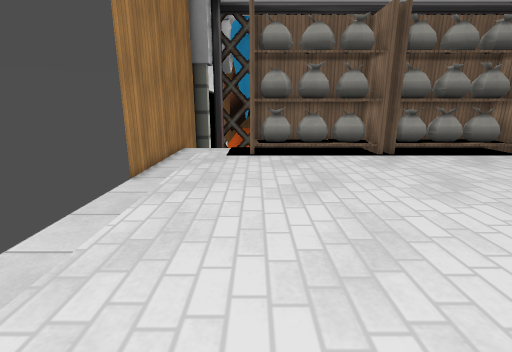
view 1 (above)

23 first-person views from a walk through a Godot game level. The camera is 1.4 m above the floor, tilts 14° down and sees 85° across. The floor is counted in squares, 0.5 m on a side. Each view is taken from the middle of a square. On the plan, view 1 faces up. The plan holds only what a view shows up to about 19 squares ahead; the rest is blank. The place goes on beyond the plan. Some surface patterns are stand-ins.

view 2
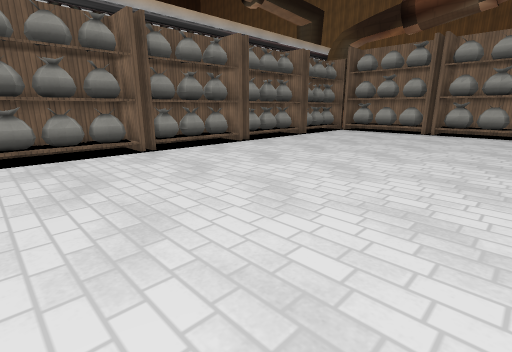

view 3
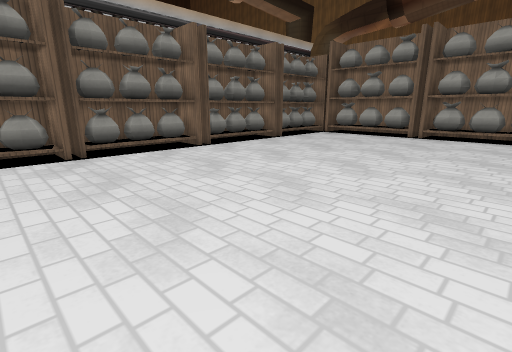

view 4
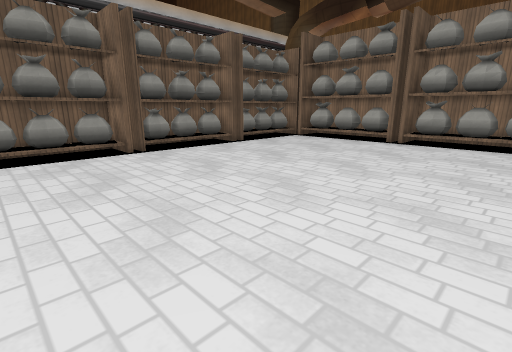

view 5
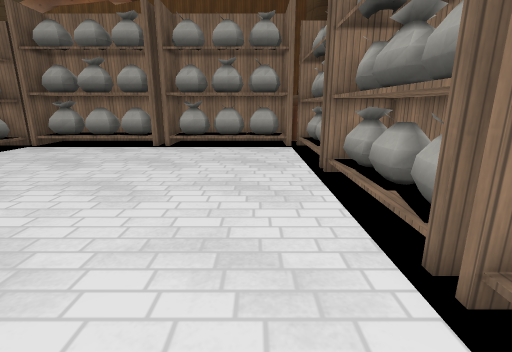

view 6
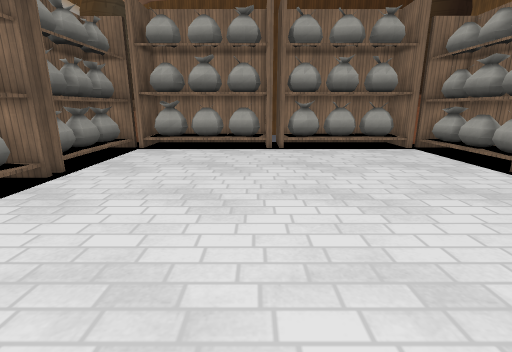

view 7
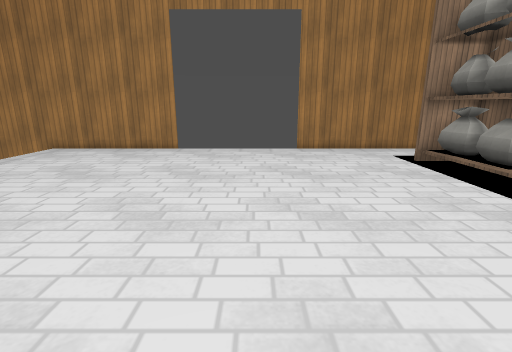

view 8
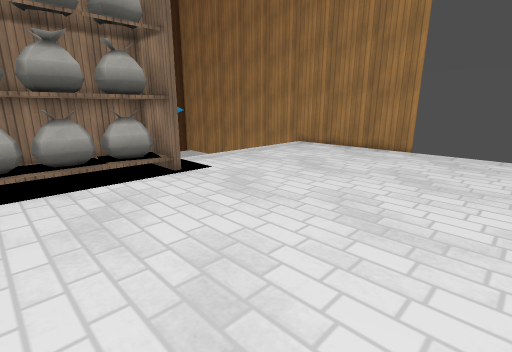

view 9
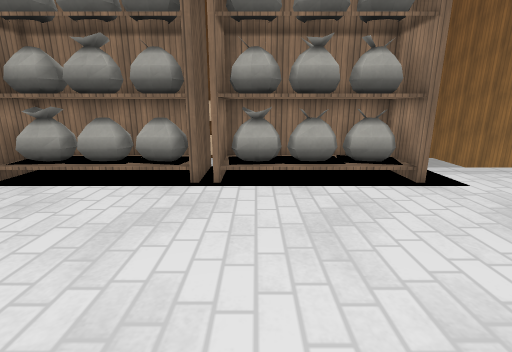

view 10
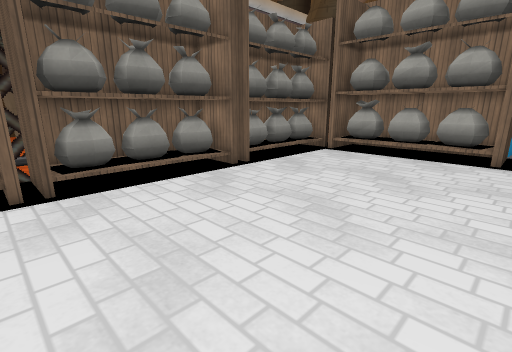

view 11
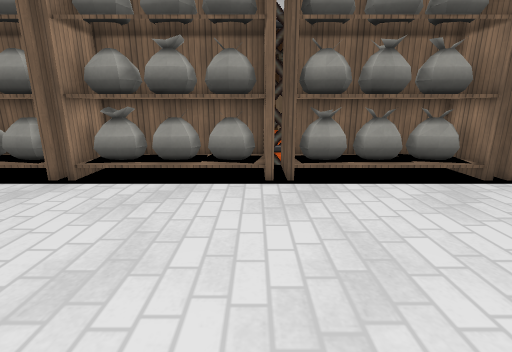

view 12
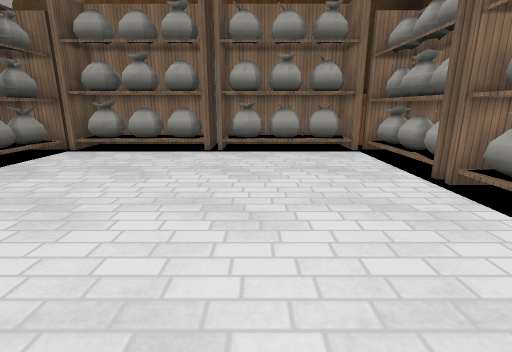

view 13
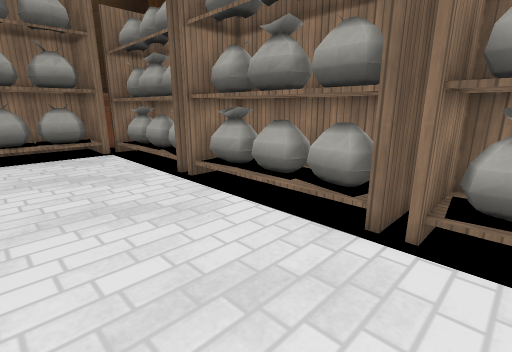

view 14
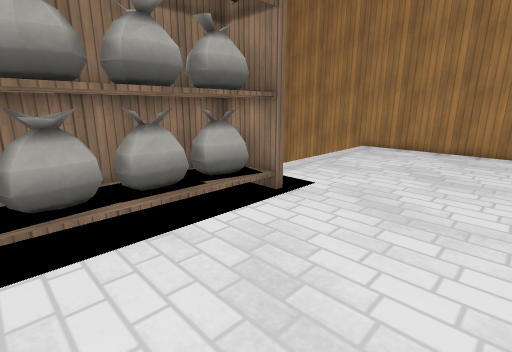

view 15
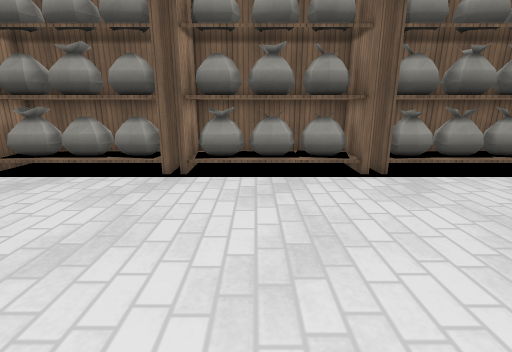

view 16
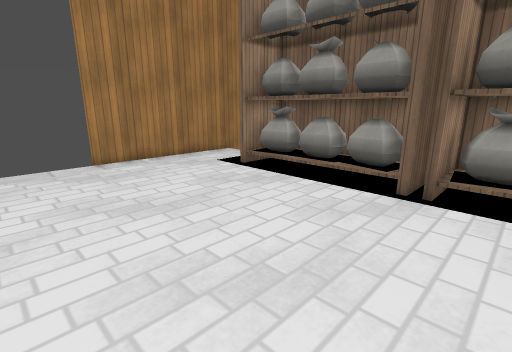

view 17
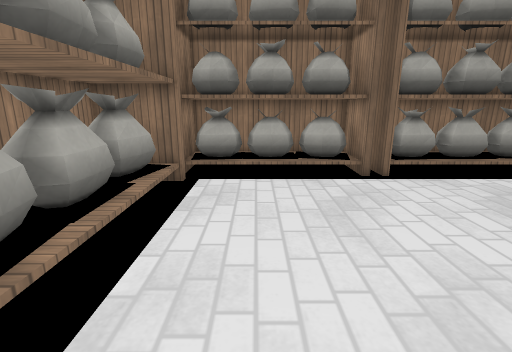

view 18
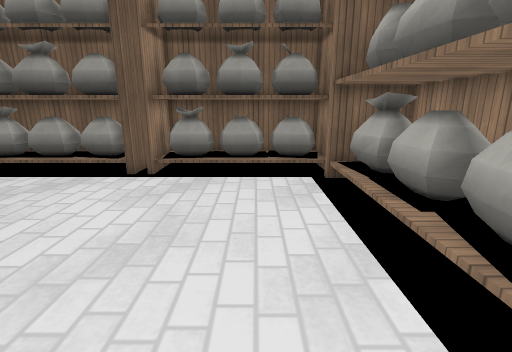

view 19
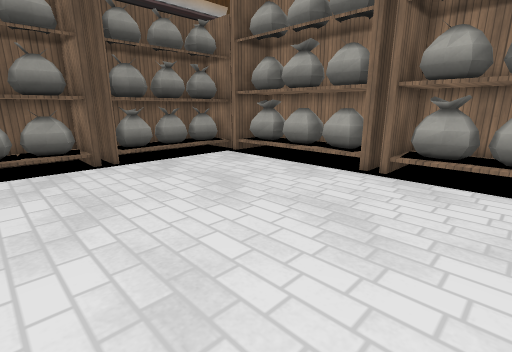

view 20
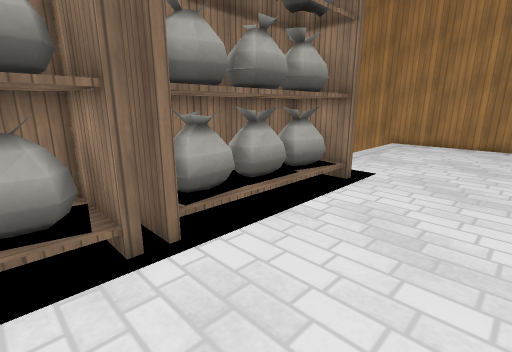

view 21
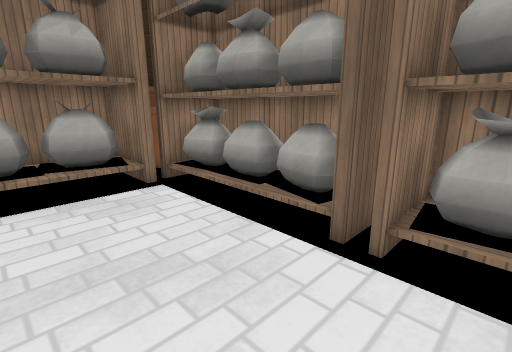

view 22
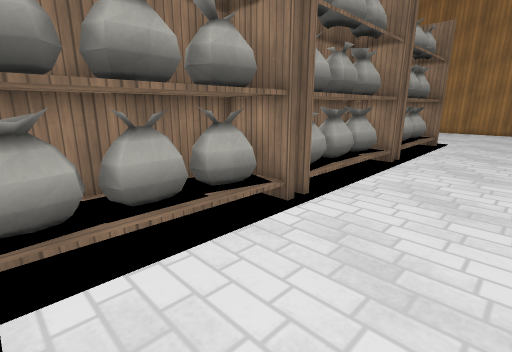

view 23
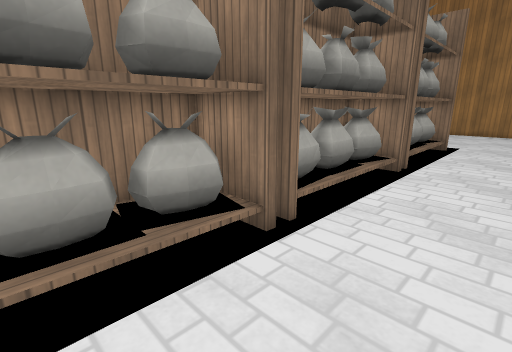

### Floor plan
Key: @ floor where view 1 was taken; # wall or solid block; x gap in a wall; . floor; = window, fence, low wall or low ledge; ≈ lava the walk keeps out of; ^ raised ledge; S shelf; B bag.
Columns run from 5 left of view 1 to 34 right of it. Each row starts with its distance up from view 1.
 20 ≈
 19 ≈..  ##########SSSSS###SSSSSS###SSSSS#
 18 #... ############B####################
 17 #... ###B###S##############B#####B####
 16 #....SSSSSSSSSSSSSSSS.SSSSSSSSSSSSSSS#SS
 15 #....................................BB
 14 #....................................BB
 13 #....................................=BB
 12 #....................................BB
 11 x....................................BBB
 10  .................................... BB
  9  ....................................B#
  8  ....................................BB
  7  ....................................#SS
  6  ....................................SSS
  5  ....................................BBB
  4  ....................................BBB
  3  ....................................=BB
  2 #....................................B#B
  1 #....................................=B
  0 #....@...............................=BB
 -1 #....................................B#
 -2 #....................................#B#
 -3 #............#SSSSSSS#SSSSSSS#SSSSS#SS S
 -4 #........... #####B########B#####BB### ^
 -5 #........... S####S###############SS##
 -6 ≈≈≈≈≈≈≈≈≈≈≈≈ ########################S
 -7 ≈

Positions as (right, up) in squares from view 1, and headings:
1: (0, 0), facing up
2: (0, -1), facing up-right
3: (4, -1), facing up-right
4: (9, -1), facing up-right
5: (12, 0), facing right
6: (13, 8), facing right
7: (14, 8), facing left
8: (14, 8), facing down-left
9: (14, 7), facing down
10: (15, 6), facing up-right
11: (15, 6), facing up
12: (14, 4), facing right
13: (14, 3), facing down-right
14: (15, 3), facing down-left
15: (11, 5), facing up
16: (10, 7), facing up-left
17: (29, 8), facing down
18: (29, 5), facing up
19: (20, 2), facing up-right
20: (18, 2), facing down-left
21: (22, 2), facing down-right
22: (31, 2), facing down-left
23: (29, 1), facing down-left
